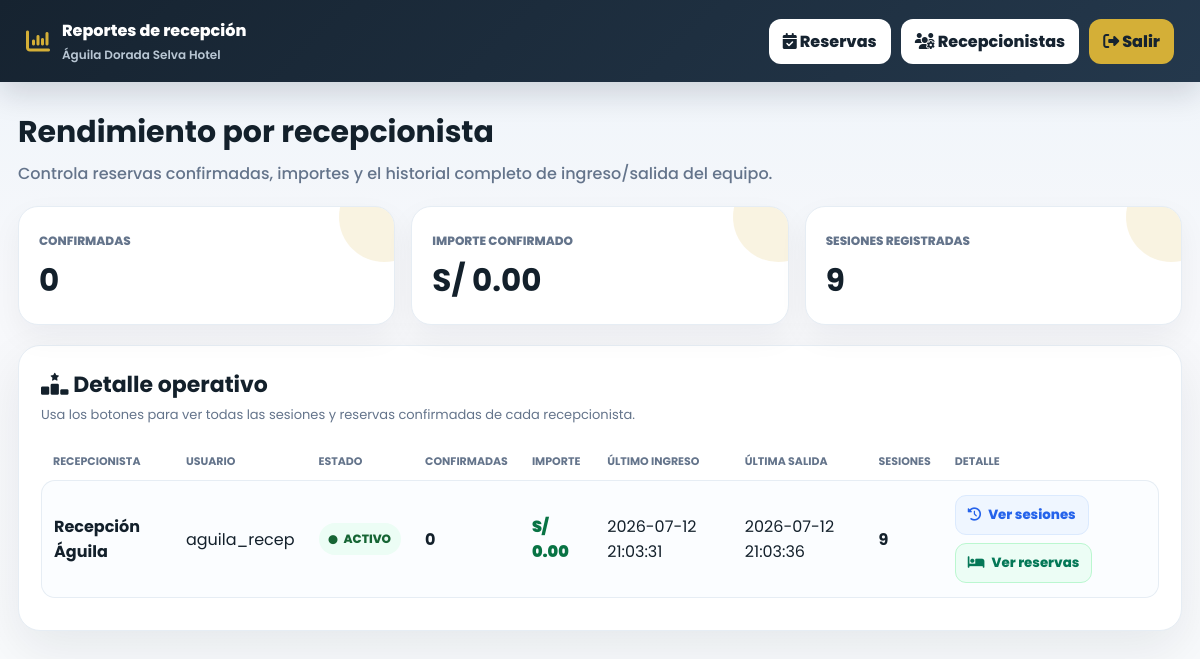
Page /views/reportes_recepcionistas.php (signed in) on the committed database.
### tables this page shows
CREATE TABLE `usuarios` (
  `id_usuario` int(11) NOT NULL,
  `id_hotel` int(11) DEFAULT NULL,
  `id_rol` int(11) NOT NULL,
  `usuario` varchar(50) NOT NULL,
  `email` varchar(120) DEFAULT NULL,
  `password_hash` varchar(255) NOT NULL,
  `nombres` varchar(100) NOT NULL,
  `apellidos` varchar(100) DEFAULT NULL,
  `telefono` varchar(30) DEFAULT NULL,
  `estado` enum('ACTIVO','INACTIVO') NOT NULL DEFAULT 'ACTIVO',
  `fecha_creacion` timestamp NULL DEFAULT current_timestamp()
);

### views/reportes_recepcionistas.php (the view, shortened to what this page needs)
<?php
$db = (new Database())->connect();
$idHotel = id_hotel_actual();
$sql = "
SELECT
    u.id_usuario,
    TRIM(CONCAT(u.nombres,' ',IFNULL(u.apellidos,''))) AS recepcionista,
    u.usuario,
    u.estado,
    IFNULL(res.reservas_confirmadas, 0) AS reservas_confirmadas,
    IFNULL(res.importe_confirmado, 0) AS importe_confirmado,
    ses.ultimo_login,
    ses.ultimo_logout,
    IFNULL(ses.total_sesiones, 0) AS total_sesiones
FROM usuarios u
LEFT JOIN (
    SELECT
        id_usuario_confirmacion,
        COUNT(id_reserva) AS reservas_confirmadas,
        SUM(precio_final) AS importe_confirmado
    FROM reservas
    WHERE id_hotel = ?
      AND estado_reserva = 'Confirmada'
      AND id_usuario_confirmacion IS NOT NULL
    GROUP BY id_usuario_confirmacion
) res ON res.id_usuario_confirmacion = u.id_usuario
LEFT JOIN (
    SELECT
        id_usuario,
        MAX(fecha_login) AS ultimo_login,
        MAX(fecha_logout) AS ultimo_logout,
        COUNT(id_sesion) AS total_sesiones
    FROM usuario_sesiones
    WHERE id_hotel = ?
    GROUP BY id_usuario
) ses ON ses.id_usuario = u.id_usuario
WHERE u.id_hotel = ?
  AND u.id_rol = 3
GROUP BY u.id_usuario
ORDER BY reservas_confirmadas DESC, u.id_usuario DESC
";
$stmt = $db->prepare($sql);
$stmt->execute([$idHotel, $idHotel, $idHotel]);
$rows = $stmt->fetchAll(PDO::FETCH_ASSOC);
$totalConfirmadas = array_sum(array_map(fn($r) => (int)$r['reservas_confirmadas'], $rows));
$totalImporte = array_sum(array_map(fn($r) => (float)$r['importe_confirmado'], $rows));
$totalSesiones = array_sum(array_map(fn($r) => (int)$r['total_sesiones'], $rows));
function h($valor) {
    return htmlspecialchars((string)$valor, ENT_QUOTES, 'UTF-8');
}
function formatearFecha($valor) {
    return date('Y-m-d H:i:s', strtotime($valor));
}
?>
<!doctype html>
<html lang="es">
<head>
<link rel="stylesheet" href="https://cdnjs.cloudflare.com/ajax/libs/font-awesome/6.4.0/css/all.min.css">
</head>
<body>
<header class="header">
    <div class="brand">
        <i class="fa-solid fa-chart-column"></i>
        <div>
            Reportes de recepción
            <small><?= h($_SESSION['usuario']['hotel'] ?? 'Hotel') ?></small>
        </div>
    </div>
    <nav class="nav">
        <a href="recepcion.php"><i class="fa-solid fa-calendar-check"></i> Reservas</a>
        <a href="recepcionistas.php"><i class="fa-solid fa-users-gear"></i> Recepcionistas</a>
        <a class="gold" href="logout.php"><i class="fa-solid fa-right-from-bracket"></i> Salir</a>
    </nav>
</header>
<main class="wrap">
    <section class="hero">
        <div>
            <h1>Rendimiento por recepcionista</h1>
            <p>Controla reservas confirmadas, importes y el historial completo de ingreso/salida del equipo.</p>
        </div>
    </section>
    <section class="stats">
        <div class="stat">
            <span>Confirmadas</span>
            <strong><?= (int)$totalConfirmadas ?></strong>
        </div>
        <div class="stat">
            <span>Importe confirmado</span>
            <strong>S/ <?= number_format($totalImporte,2) ?></strong>
        </div>
        <div class="stat">
            <span>Sesiones registradas</span>
            <strong><?= (int)$totalSesiones ?></strong>
        </div>
    </section>
    <section class="card">
        <div class="card-title">
            <div>
                <h2><i class="fa-solid fa-ranking-star"></i> Detalle operativo</h2>
                <p>Usa los botones para ver todas las sesiones y reservas confirmadas de cada recepcionista.</p>
            </div>
        </div>
        <div class="table-wrap">
            <table>
                <thead>
                    <tr>
                        <th>Recepcionista</th>
                        <th>Usuario</th>
                        <th>Estado</th>
                        <th>Confirmadas</th>
                        <th>Importe</th>
                        <th>Último ingreso</th>
                        <th>Última salida</th>
                        <th>Sesiones</th>
                        <th>Detalle</th>
                    </tr>
                </thead>
                <tbody>
                    <?php foreach($rows as $r): ?>
                    <tr>
                        <td><b><?= h($r['recepcionista']) ?></b></td>
                        <td><?= h($r['usuario']) ?></td>
                        <td>
                            <span class="badge <?= strtoupper((string)$r['estado']) === 'INACTIVO' ? 'inactivo' : '' ?>">
                                <i class="fa-solid fa-circle"></i><?= h($r['estado']) ?>
                            </span>
                        </td>
                        <td><b><?= (int)$r['reservas_confirmadas'] ?></b></td>
                        <td class="money">S/ <?= number_format((float)$r['importe_confirmado'],2) ?></td>
                        <td><?= h(formatearFecha($r['ultimo_login'])) ?></td>
                        <td><?= h(formatearFecha($r['ultimo_logout'])) ?></td>
                        <td><b><?= (int)$r['total_sesiones'] ?></b></td>
                        <td>
                            <div class="actions">
                                <button class="btn blue" onclick="verSesiones(<?= (int)$r['id_usuario'] ?>, '<?= h($r['recepcionista']) ?>')">
                                    <i class="fa-solid fa-clock-rotate-left"></i> Ver sesiones
                                </button>
                                <button class="btn green" onclick="verReservas(<?= (int)$r['id_usuario'] ?>, '<?= h($r['recepcionista']) ?>')">
                                    <i class="fa-solid fa-bed"></i> Ver reservas
                                </button>
                            </div>
                        </td>
                    </tr>
                    <?php endforeach; ?>
                </tbody>
            </table>
        </div>
    </section>
</main>
</body>
</html>

### views/reportes_recepcionistas.php (style rules this page uses)
:root { --nav:#162330; --nav2:#24384c; --gold:#d4af37; --gold-soft:#fff6dd; --bg:#f4f7fb; --text:#13202b; --muted:#64748b; --line:#e6edf4; --green:#16a06a; --green-soft:#ecfdf5; --blue:#2563eb; --blue-soft:#eff6ff; --red:#ef4444; --red-soft:#fef2f2; --shadow:0 18px 50px rgba(15,23,42,.08); }
* { box-sizing:border-box }
body { font-family:Poppins,Arial,sans-serif; background:linear-gradient(180deg,#eef4fa 0,#f7f8fb 45%,#f8fafc 100%); margin:0; color:var(--text); }
.header { background:linear-gradient(135deg,var(--nav),var(--nav2)); color:white; padding:18px 26px; display:flex; justify-content:space-between; align-items:center; gap:18px; box-shadow:0 12px 30px rgba(15,23,42,.15); position:sticky; top:0; z-index:10; }
.brand { font-weight:800; display:flex; align-items:center; gap:12px; }
.brand i { color:var(--gold); font-size:24px; }
.brand small { display:block; color:#b8c6d3; font-size:12px; margin-top:3px; font-weight:600; }
.nav { display:flex; gap:10px; flex-wrap:wrap; }
.nav a { background:#fff; color:#162330; text-decoration:none; font-weight:800; border-radius:12px; padding:10px 14px; transition:.2s ease; }
.nav a.gold { background:var(--gold); }
.wrap { max-width:1220px; margin:28px auto; padding:0 18px; }
.hero { display:flex; justify-content:space-between; align-items:flex-end; gap:20px; margin-bottom:18px; }
.hero h1 { margin:0; font-size:30px; }
.hero p { margin:6px 0 0; color:var(--muted); font-weight:500; }
.stats { display:grid; grid-template-columns:repeat(3,1fr); gap:16px; margin:20px 0; }
.stat { background:white; border:1px solid var(--line); border-radius:20px; padding:20px; box-shadow:0 12px 30px rgba(15,23,42,.05); position:relative; overflow:hidden; }
.stat:after { content:""; position:absolute; right:-35px; top:-35px; width:90px; height:90px; border-radius:50%; background:rgba(212,175,55,.15); }
.stat span { font-size:12px; color:var(--muted); font-weight:800; text-transform:uppercase; }
.stat strong { display:block; font-size:31px; margin-top:5px; }
.card { background:white; border:1px solid var(--line); border-radius:22px; padding:22px; box-shadow:var(--shadow); margin-bottom:20px; }
.card-title { display:flex; align-items:center; justify-content:space-between; gap:16px; margin-bottom:18px; }
.card-title h2 { margin:0; font-size:22px; }
.card-title p { margin:4px 0 0; color:var(--muted); font-size:13px; }
.table-wrap { overflow:auto; }
table { width:100%; border-collapse:separate; border-spacing:0 10px; }
th { font-size:11px; text-transform:uppercase; color:#64748b; text-align:left; padding:0 12px; white-space:nowrap; }
td { background:#fbfdff; border-top:1px solid var(--line); border-bottom:1px solid var(--line); padding:14px 12px; vertical-align:middle; }
td:first-child { border-left:1px solid var(--line); border-radius:14px 0 0 14px; }
td:last-child { border-right:1px solid var(--line); border-radius:0 14px 14px 0; }
.money { font-weight:900; color:#087344; }
.badge { display:inline-flex; align-items:center; gap:6px; padding:7px 10px; border-radius:999px; font-weight:800; font-size:12px; background:var(--green-soft); color:#166534; }
.badge i { font-size:9px; }
.actions { display:flex; gap:8px; flex-wrap:wrap; }
.btn { border:0; border-radius:11px; padding:9px 12px; font-family:Poppins,Arial; font-weight:800; cursor:pointer; display:inline-flex; align-items:center; gap:7px; transition:.2s ease; text-decoration:none; white-space:nowrap; }
.btn.blue { background:var(--blue-soft); color:var(--blue); border:1px solid #dbeafe; }
.btn.green { background:var(--green-soft); color:#047857; border:1px solid #bbf7d0; }

### rows in the picture
usuarios: recepcionista "Recepción Águila", usuario "aguila_recep", estado "ACTIVO", reservas_confirmadas "0", importe_confirmado "0.00", ultimo_login "2026-07-12 21:03:31", ultimo_logout "2026-07-12 21:03:36", total_sesiones "9"

### other values in the picture
$_SESSION['usuario']['hotel'] "Águila Dorada Selva Hotel"
$totalConfirmadas "0"
$totalImporte "0.00"
$totalSesiones "9"
